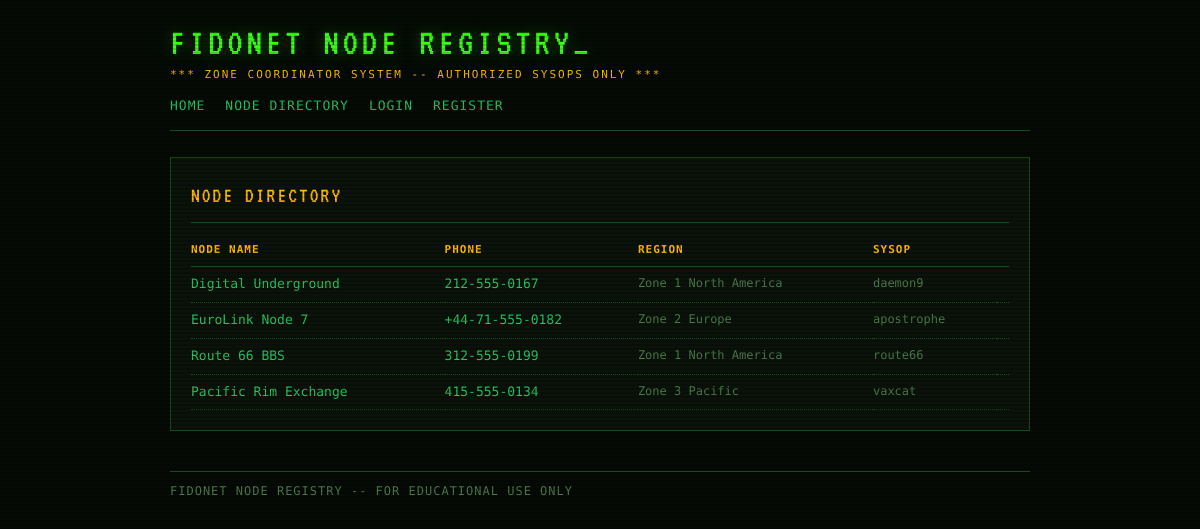
Page /directory on the earlier database version.
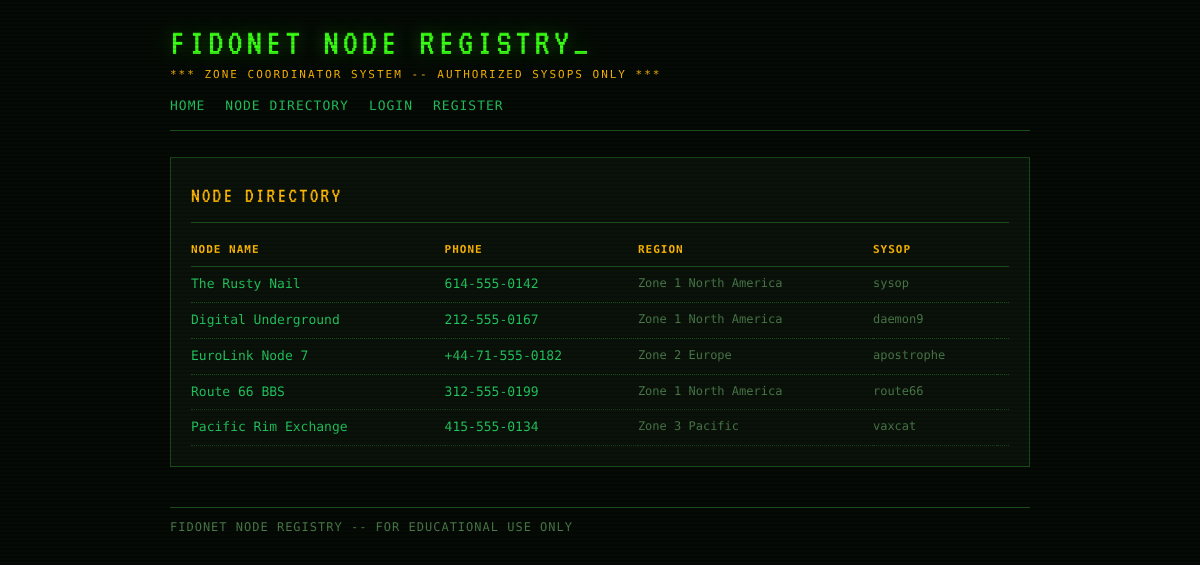
Same page on the later database version.
### tables this page shows
CREATE TABLE nodes (
            id INTEGER PRIMARY KEY AUTOINCREMENT,
            name TEXT NOT NULL,
            phone TEXT,
            region TEXT,
            description TEXT,
            owner_id INTEGER NOT NULL
        );

CREATE TABLE users (
            id INTEGER PRIMARY KEY AUTOINCREMENT,
            username TEXT UNIQUE NOT NULL,
            password_hash TEXT NOT NULL,
            role TEXT NOT NULL DEFAULT 'user',
            region TEXT,
            joined INTEGER
        );

### app.py (the view)
@app.route('/directory')
def directory():
    current = get_current_user(request)
    all_nodes = node_repo.get_all()
    return render_template('directory.html', nodes=all_nodes, current_user=current)

### app.py (called while the page is built)
def get_current_user(req):
    token = req.cookies.get('bbs_token')
    if not token:
        return None
    return sessions.get(token)

    def fetchall(self, query, params=()):
        cursor = self._conn.cursor()
        cursor.execute(query, params)
        return cursor.fetchall()

    def get_all(self):
        return self._db.fetchall("""
            SELECT n.*, u.username AS owner_username
            FROM nodes n JOIN users u ON n.owner_id = u.id
            ORDER BY n.id
        """)

### templates/directory.html (shortened to what this page needs)
{% extends "base.html" %}
{% block content %}
<div class="panel">
  <div class="panel-title">NODE DIRECTORY</div>
  {% if nodes %}
    <table class="data-table">
      <thead>
        <tr>
          <th>NODE NAME</th>
          <th>PHONE</th>
          <th>REGION</th>
          <th>SYSOP</th>
          <th></th>
        </tr>
      </thead>
      <tbody>
        {% for node in nodes %}
        <tr>
          <td class="name"><a href="{{ url_for('node_view', node_id=node.id) }}">{{ node.name }}</a></td>
          <td class="phone">{{ node.phone }}</td>
          <td class="meta">{{ node.region }}</td>
          <td class="meta">{{ node.owner_username }}</td>
          <td class="meta">
          </td>
        </tr>
        {% endfor %}
      </tbody>
    </table>
  {% else %}
    <p style="color:var(--grey);">NO NODES REGISTERED.</p>
  {% endif %}
</div>
{% endblock %}

### templates/base.html (shortened to what this page needs)
<!DOCTYPE html>
<html lang="en">
<head>
  <link rel="stylesheet" href="{{ url_for('static', filename='css/style.css') }}">
</head>
<body>
<div class="page-wrap">
  <header class="site-header">
    <div class="site-title">FIDONET NODE REGISTRY<span class="blink">_</span></div>
    <div class="site-sub">*** ZONE COORDINATOR SYSTEM -- AUTHORIZED SYSOPS ONLY ***</div>
    <nav class="site-nav">
      <a href="{{ url_for('index') }}">HOME</a>
      <a href="{{ url_for('directory') }}">NODE DIRECTORY</a>
      {% if current_user %}
        <a href="{{ url_for('profile', user_id=current_user.user_id) }}">MY PROFILE</a>
        <a href="{{ url_for('profile_edit') }}">EDIT PROFILE</a>
        {% if current_user.role == 'sysop' %}
          <a href="{{ url_for('sysop') }}">SYSOP PANEL</a>
        {% endif %}
        <a href="{{ url_for('logout') }}">LOGOUT</a>
        <span class="nav-handle">[{{ current_user.username }}]</span>
      {% else %}
        <a href="{{ url_for('login') }}">LOGIN</a>
        <a href="{{ url_for('register') }}">REGISTER</a>
      {% endif %}
    </nav>
  </header>
  <main>
    {% block content %}{% endblock %}
  </main>
  <footer class="site-footer">
    FIDONET NODE REGISTRY -- FOR EDUCATIONAL USE ONLY
  </footer>
</div>
</body>
</html>

### static/css/style.css (style rules this page uses)
:root { --bg: #050a05; --bg-panel: #0a120a; --green: #39ff14; --green-dim: #1a7a0a; --green-mid: #22c55e; --amber: #ffb800; --red: #ff3c3c; --grey: #4a7a4a; --text: #c8f5c8; --border: #1a4a1a; --font-mono: 'Share Tech Mono', monospace; --font-vt: 'VT323', monospace; }
* { box-sizing: border-box; margin: 0; padding: 0; }
body { background: var(--bg); color: var(--text); font-family: var(--font-mono); font-size: 14px; line-height: 1.6; min-height: 100vh; }
body::before { content: ''; position: fixed; inset: 0; background: repeating-linear-gradient( 0deg, transparent, transparent 2px, rgba(0,0,0,0.12) 2px, rgba(0,0,0,0.12) 4px ); pointer-events: none; z-index: 9999; }
.page-wrap { max-width: 900px; margin: 0 auto; padding: 24px 20px; }
.site-header { border-bottom: 1px solid var(--border); padding-bottom: 14px; margin-bottom: 26px; }
.site-title { font-family: var(--font-vt); font-size: 38px; color: var(--green); letter-spacing: 4px; line-height: 1; text-shadow: 0 0 18px rgba(57,255,20,0.35); }
.site-sub { color: var(--amber); font-size: 11px; letter-spacing: 2px; margin-top: 4px; }
.site-nav { margin-top: 12px; display: flex; gap: 20px; flex-wrap: wrap; align-items: center; }
.site-nav a { color: var(--green-mid); text-decoration: none; font-size: 13px; letter-spacing: 1px; }
.panel { background: var(--bg-panel); border: 1px solid var(--border); padding: 20px; margin-bottom: 20px; }
.panel-title { font-family: var(--font-vt); font-size: 22px; color: var(--amber); letter-spacing: 2px; margin-bottom: 14px; border-bottom: 1px solid var(--border); padding-bottom: 8px; }
.data-table { width: 100%; border-collapse: collapse; font-size: 13px; }
.data-table th { text-align: left; color: var(--amber); font-size: 11px; letter-spacing: 1px; padding: 4px 8px 8px 0; border-bottom: 1px solid var(--border); }
.data-table td { padding: 7px 8px 7px 0; border-bottom: 1px dotted var(--border); vertical-align: top; }
.data-table td.name { color: var(--green); }
.data-table td.phone { color: var(--green-mid); }
.data-table td.meta { color: var(--grey); font-size: 12px; }
.site-footer { margin-top: 40px; border-top: 1px solid var(--border); padding-top: 10px; color: var(--grey); font-size: 12px; letter-spacing: 1px; }
.blink { animation: blink 1.1s step-end infinite; }
a { color: var(--green-mid); text-decoration: none; }

Differences in the rows shown:
added nodes: name "The Rusty Nail", phone "614-555-0142", region "Zone 1 North America", owner_username "sysop"
